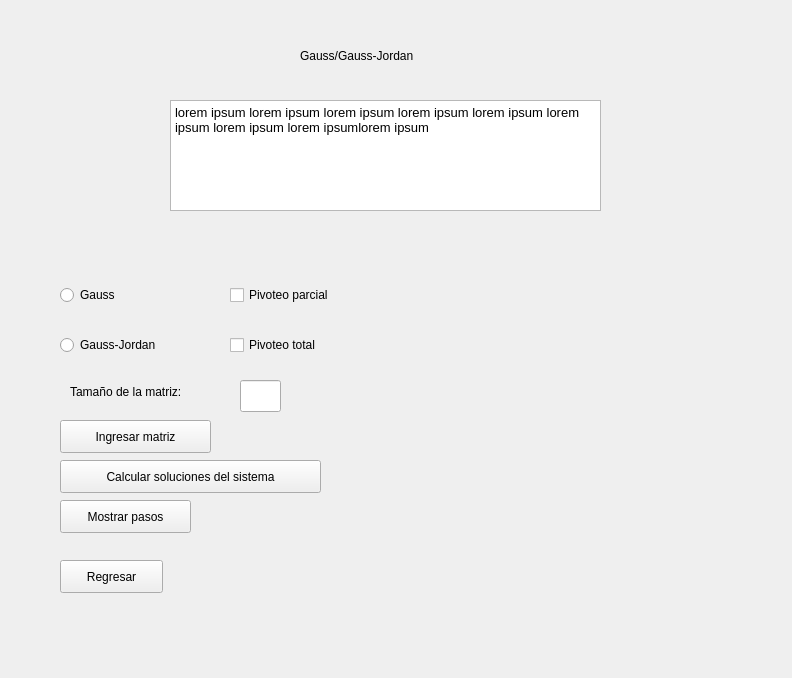
<?xml version="1.0" encoding="UTF-8"?>
<ui version="4.0">
 <class>Form</class>
 <widget class="QWidget" name="Form">
  <property name="geometry">
   <rect>
    <x>0</x>
    <y>0</y>
    <width>792</width>
    <height>678</height>
   </rect>
  </property>
  <property name="windowTitle">
   <string>Form</string>
  </property>
  <widget class="QLabel" name="label">
   <property name="geometry">
    <rect>
     <x>300</x>
     <y>20</y>
     <width>191</width>
     <height>71</height>
    </rect>
   </property>
   <property name="text">
    <string>Gauss/Gauss-Jordan</string>
   </property>
  </widget>
  <widget class="QTextEdit" name="textEdit">
   <property name="geometry">
    <rect>
     <x>170</x>
     <y>100</y>
     <width>431</width>
     <height>111</height>
    </rect>
   </property>
   <property name="html">
    <string>&lt;!DOCTYPE HTML PUBLIC &quot;-//W3C//DTD HTML 4.0//EN&quot; &quot;http://www.w3.org/TR/REC-html40/strict.dtd&quot;&gt;
&lt;html&gt;&lt;head&gt;&lt;meta name=&quot;qrichtext&quot; content=&quot;1&quot; /&gt;&lt;style type=&quot;text/css&quot;&gt;
p, li { white-space: pre-wrap; }
&lt;/style&gt;&lt;/head&gt;&lt;body style=&quot; font-family:'Ubuntu Bold'; font-size:10pt; font-weight:400; font-style:normal;&quot;&gt;
&lt;p style=&quot; margin-top:0px; margin-bottom:0px; margin-left:0px; margin-right:0px; -qt-block-indent:0; text-indent:0px;&quot;&gt;lorem ipsum lorem ipsum lorem ipsum lorem ipsum lorem ipsum lorem ipsum lorem ipsum lorem ipsumlorem ipsum&lt;/p&gt;&lt;/body&gt;&lt;/html&gt;</string>
   </property>
  </widget>
  <widget class="QRadioButton" name="gaussRadio">
   <property name="geometry">
    <rect>
     <x>60</x>
     <y>280</y>
     <width>129</width>
     <height>30</height>
    </rect>
   </property>
   <property name="text">
    <string>Gauss</string>
   </property>
  </widget>
  <widget class="QRadioButton" name="gaussjordanRadio">
   <property name="geometry">
    <rect>
     <x>60</x>
     <y>330</y>
     <width>129</width>
     <height>30</height>
    </rect>
   </property>
   <property name="text">
    <string>Gauss-Jordan</string>
   </property>
  </widget>
  <widget class="QCheckBox" name="parcialBox">
   <property name="geometry">
    <rect>
     <x>230</x>
     <y>280</y>
     <width>151</width>
     <height>30</height>
    </rect>
   </property>
   <property name="text">
    <string>Pivoteo parcial</string>
   </property>
  </widget>
  <widget class="QCheckBox" name="totalBox">
   <property name="geometry">
    <rect>
     <x>230</x>
     <y>330</y>
     <width>131</width>
     <height>30</height>
    </rect>
   </property>
   <property name="text">
    <string>Pivoteo total</string>
   </property>
  </widget>
  <widget class="QPushButton" name="calcButton">
   <property name="geometry">
    <rect>
     <x>60</x>
     <y>460</y>
     <width>261</width>
     <height>33</height>
    </rect>
   </property>
   <property name="text">
    <string>Calcular soluciones del sistema</string>
   </property>
  </widget>
  <widget class="QPushButton" name="pasosButton">
   <property name="geometry">
    <rect>
     <x>60</x>
     <y>500</y>
     <width>131</width>
     <height>33</height>
    </rect>
   </property>
   <property name="text">
    <string>Mostrar pasos</string>
   </property>
  </widget>
  <widget class="QPushButton" name="matButton">
   <property name="geometry">
    <rect>
     <x>60</x>
     <y>420</y>
     <width>151</width>
     <height>33</height>
    </rect>
   </property>
   <property name="text">
    <string>Ingresar matriz</string>
   </property>
  </widget>
  <widget class="QPushButton" name="unidad3button">
   <property name="geometry">
    <rect>
     <x>60</x>
     <y>560</y>
     <width>103</width>
     <height>33</height>
    </rect>
   </property>
   <property name="text">
    <string>Regresar</string>
   </property>
  </widget>
  <widget class="QLabel" name="label_2">
   <property name="geometry">
    <rect>
     <x>70</x>
     <y>380</y>
     <width>171</width>
     <height>24</height>
    </rect>
   </property>
   <property name="text">
    <string>Tamaño de la matriz:</string>
   </property>
  </widget>
  <widget class="QLineEdit" name="tamEdit">
   <property name="geometry">
    <rect>
     <x>240</x>
     <y>380</y>
     <width>41</width>
     <height>32</height>
    </rect>
   </property>
   <property name="text">
    <string/>
   </property>
  </widget>
 </widget>
 <resources/>
 <connections/>
</ui>
